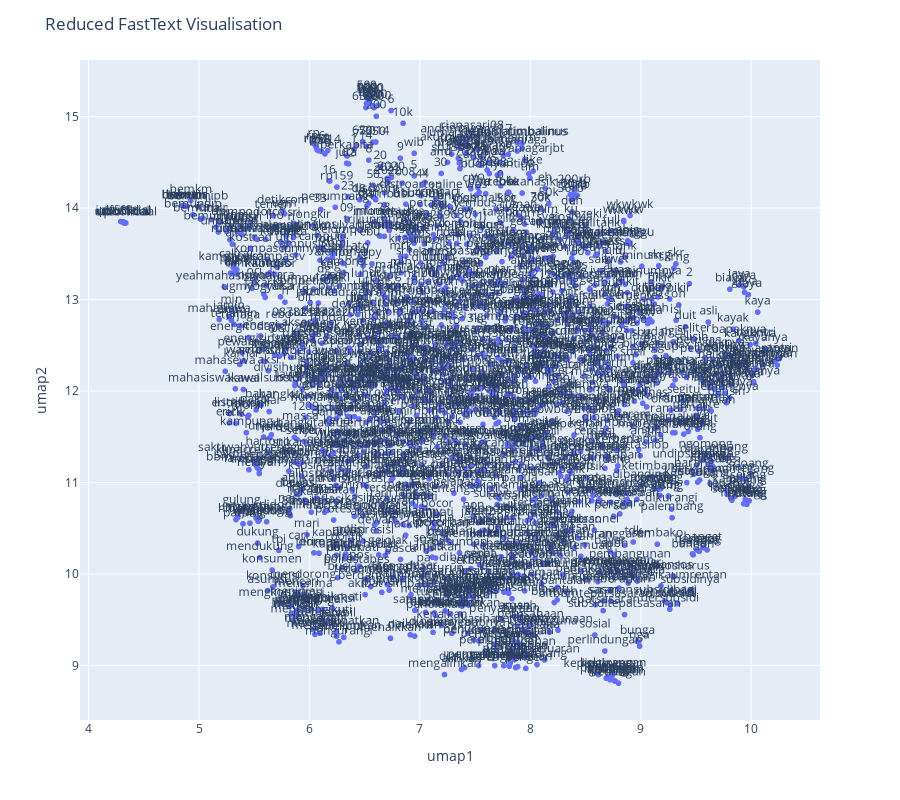

Here is the notebook cell this chart was saved with:
### Code cell
fig = px.scatter(df, x="umap1", y="umap2", text="text")
fig.update_traces(textposition='top center')
fig.update_layout(
    height=800,
    title_text='Reduced FastText Visualisation'
)
fig.show()

### Figure 1 — Plotly figure (JSON) as saved in the notebook; plotly's stock layout.template omitted (floating-point values rounded to 4 significant figures; data arrays with more than 128 entries replaced by an {"elided": "..."} marker saying what was removed)
{"data": [{"hovertemplate": "umap1=%{x}<br>umap2=%{y}<br>text=%{text}<extra></extra>", "legendgroup": "", "marker": {"color": "#636efa", "symbol": "circle"}, "mode": "markers+text", "name": "", "showlegend": false, "text": {"elided": "1645 str values"}, "textposition": "top center", "type": "scattergl", "x": {"elided": "1645 float values"}, "xaxis": "x", "y": {"elided": "1645 float values"}, "yaxis": "y"}], "layout": {"height": 800, "legend": {"tracegroupgap": 0}, "margin": {"t": 60}, "title": {"text": "Reduced FastText Visualisation"}, "xaxis": {"anchor": "y", "domain": [0, 1], "title": {"text": "umap1"}}, "yaxis": {"anchor": "x", "domain": [0, 1], "title": {"text": "umap2"}}}}
